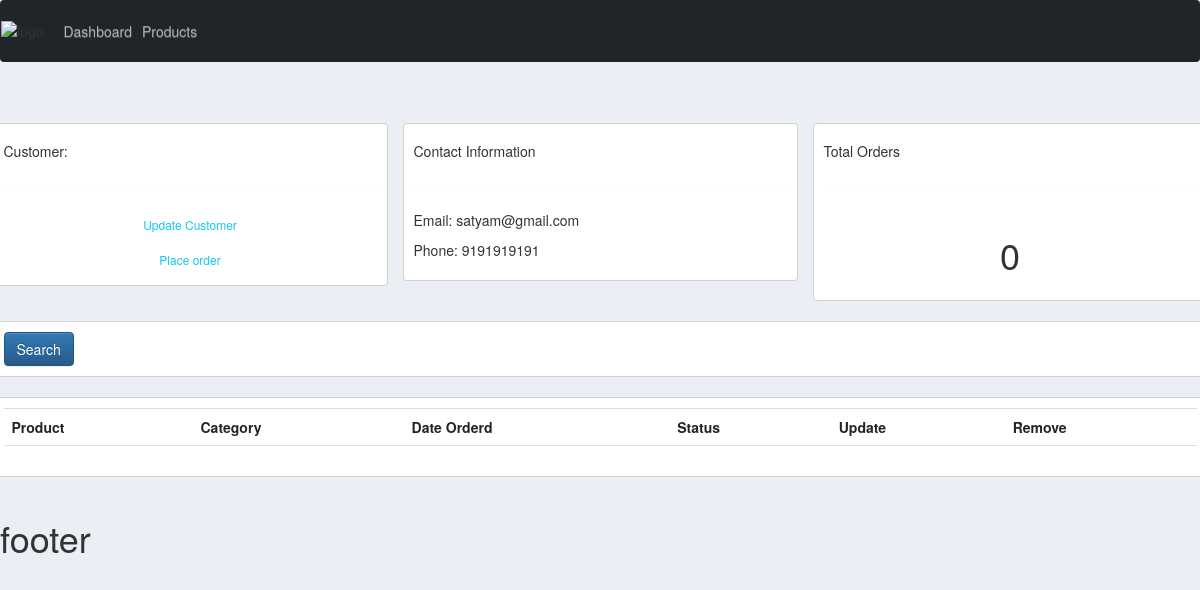
The app's page /customer/2/ with its own data.
### accounts/models.py (models this page shows, shortened)
class Customer(models.Model):
    name = models.CharField(max_length=200, null=True)
    phone  = models.CharField(max_length=200, null=True)
    email = models.CharField(max_length=200, null=True)
    date_created = models.DateTimeField(auto_now_add=True, null =True)

### accounts/views.py (the view)
# urls.py: path('customer/<str:pk_test>/',views.customer, name='customer'),
def customer(request,pk_test):
    customer = Customer.objects.get(id=pk_test)
    orders= customer.order_set.all()
    context ={'customer':customer,
    'orders':orders,
    }
    return render(request,'accounts/customer.html',context)

### accounts/templates/accounts/customer.html (shortened to what this page needs)
{% extends 'accounts/main.html'%}
{% block content%}
<br>
<div class="row">
	<div class="col-md">
		<div class="card card-body">
			<h5>Customer:</h5>
			<hr>
			<a class="btn btn-outline-info  btn-sm btn-block" href="">Update Customer</a>
			<a class="btn btn-outline-info  btn-sm btn-block" href="{% url 'create_order' customer.id %}">Place order</a>
		</div>
	</div>
	<div class="col-md">
		<div class="card card-body">
			<h5>Contact Information</h5>
			<hr>
			<p>Email: {{customer.email}}</p>
			<p>Phone: {{customer.phone}} </p>
		</div>
	</div>
	<div class="col-md">
		<div class="card card-body">
			<h5>Total Orders</h5>
			<hr>
			<h1 style="text-align: center;padding: 5px">{{orders.count}}</h1>
		</div>
	</div>
</div>
<br>
<div class="row">
	<div class="col">
		<div class="card card-body">
			<form method="get">
		    <button class="btn btn-primary" type="submit">Search</button>
		  </form>
		</div>
	</div>
</div>
<br>
<div class="row">
	<div class="col-md">
		<div class="card card-body">
			<table class="table table-sm">
				<tr>
					<th>Product</th>
					<th>Category</th>
					<th>Date Orderd</th>
					<th>Status</th>
					<th>Update</th>
					<th>Remove</th>
				</tr>
			</table>
		</div>
	</div>
</div>
{% endblock %}

### static/css/main.css (style rules this page uses)
body { background-color: #ebeff5; }

### records on screen
Customer: email "satyam@gmail.com", phone "9191919191", count "0"
